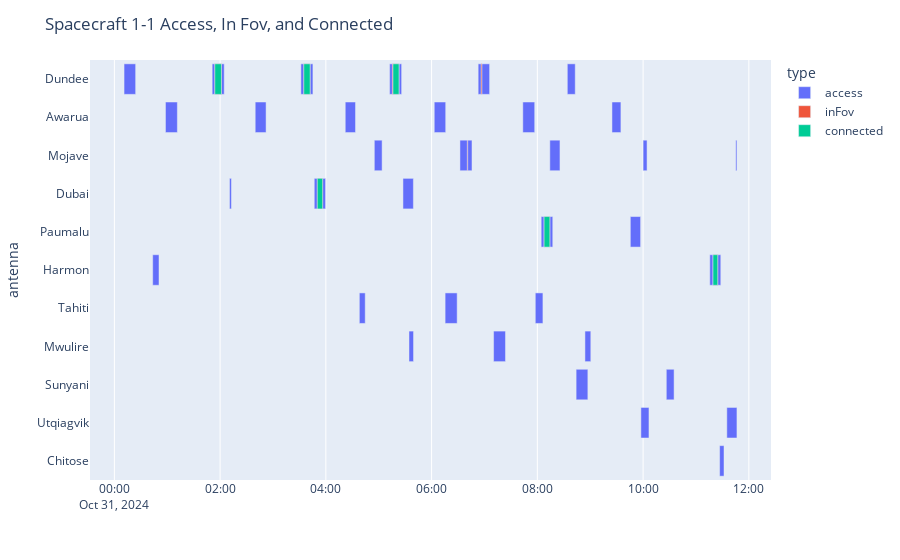
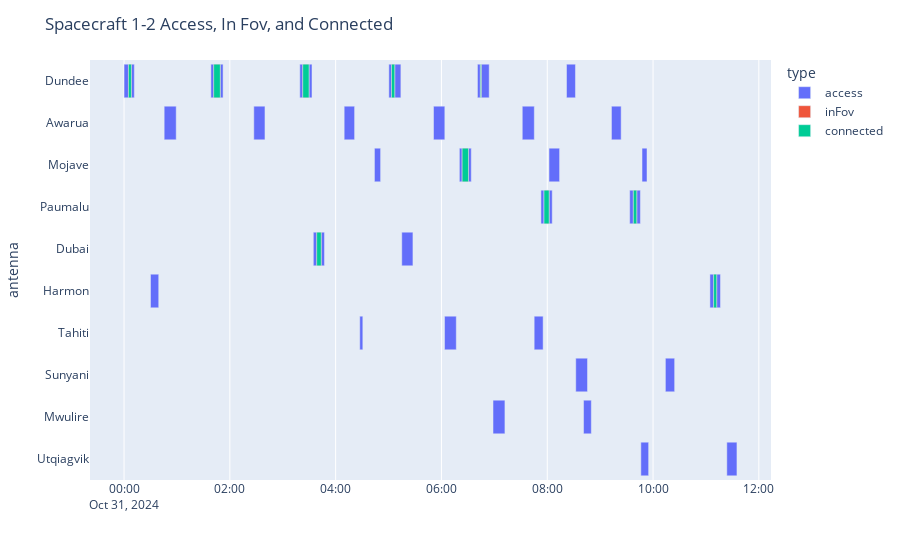
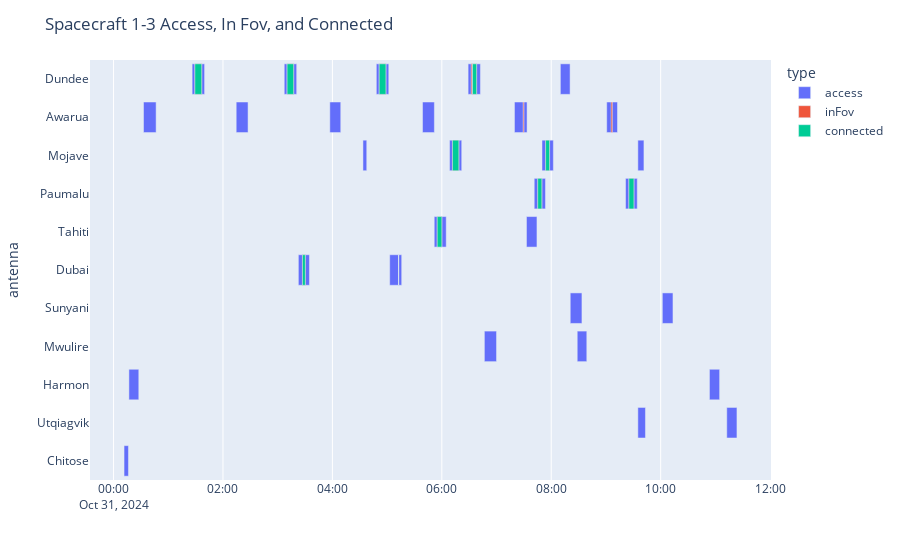
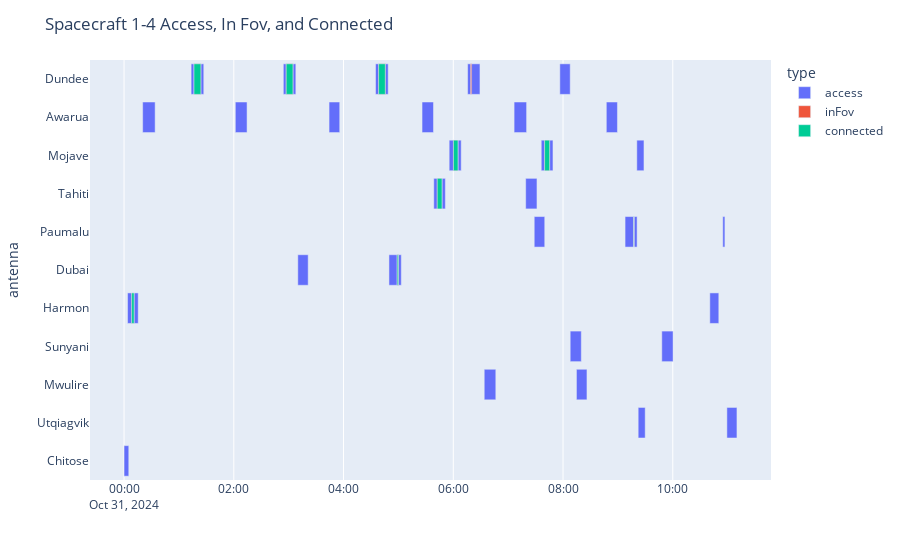

The notebook cell saved with these charts, in order:
### Markdown cell above
## Plot target-antenna availability

Here we will plot the target-antenna analytics. There are three categories of availability.

Access - This occurs when a spacecraft within line-of-sight of a particular antenna (including obscuration by an
elevation mask). This is an input to the `ContactScheduler`.

InFov - This occurs when a spacecraft is in the field of view associated with a particular antenna. In the case of this
simulation, the FoV will slew if an antenna has a scheduled contact.

Connected - This occurs when data is flowing between a spacecraft and a particular antenna.

In addition to the time series, which we plot below, there are also summary statistics (mean, max, min, number, etc.)
available for each definition of contact and gaps between contacts. For example, a target has a state variable
`accessMetrics` that will contain (among other things) the mean gap duration between access to that target. It also has
a `perCommDeviceAccessMetrics`, which contains the same statistics per antenna.

### Code cell
availability_data = target_analytics(ground_segment_results)
# This loop will create a new figure for each target
for target_name, data in availability_data.items():
    fig = px.timeline(data, x_start='start', x_end='end', y='antenna', color='type')
    fig.update_yaxes(categoryorder='total ascending')
    # set title
    fig.update_layout(title_text=f'{target_name} Access, In Fov, and Connected')
    fig.show()

### Figure 1 — Plotly figure (JSON) as saved in the notebook; plotly's stock layout.template omitted (floating-point values rounded to 4 significant figures)
{"data": [{"alignmentgroup": "True", "base": ["2024-10-31T04:55:00.000086+00:00", "2024-10-31T06:32:10.000086+00:00", "2024-10-31T08:14:10.000086+00:00", "2024-10-31T10:00:00.000086+00:00", "2024-10-31T11:45:10.000086+00:00", "2024-10-31T00:11:00.000086+00:00", "2024-10-31T01:51:00.000086+00:00", "2024-10-31T03:31:40.000086+00:00", "2024-10-31T05:12:20.000086+00:00", "2024-10-31T06:52:50.000086+00:00", "2024-10-31T08:34:00.000087+00:00", "2024-10-31T02:10:40.000086+00:00", "2024-10-31T03:46:50.000087+00:00", "2024-10-31T05:27:30.000087+00:00", "2024-10-31T05:34:20.000086+00:00", "2024-10-31T07:10:20.000086+00:00", "2024-10-31T08:54:00.000086+00:00", "2024-10-31T09:57:30.000087+00:00", "2024-10-31T11:35:00.000086+00:00", "2024-10-31T00:58:00.000086+00:00", "2024-10-31T02:39:50.000086+00:00", "2024-10-31T04:22:00.000086+00:00", "2024-10-31T06:03:00.000087+00:00", "2024-10-31T07:43:30.000086+00:00", "2024-10-31T09:24:40.000086+00:00", "2024-10-31T08:44:00.000086+00:00", "2024-10-31T10:26:20.000086+00:00", "2024-10-31T08:04:20.000086+00:00", "2024-10-31T09:45:30.000086+00:00", "2024-10-31T00:43:30.000086+00:00", "2024-10-31T11:15:40.000087+00:00", "2024-10-31T04:38:00.000086+00:00", "2024-10-31T06:15:20.000086+00:00", "2024-10-31T07:57:40.000086+00:00", "2024-10-31T11:26:50.000086+00:00"], "hovertemplate": "type=access<br>start=%{base}<br>end=%{x}<br>antenna=%{y}<extra></extra>", "legendgroup": "access", "marker": {"color": "#636efa", "pattern": {"shape": ""}}, "name": "access", "offsetgroup": "access", "orientation": "h", "showlegend": true, "textposition": "auto", "type": "bar", "x": [530000.0, 820000, 690000, 270000, 80000.0, 790000, 820000, 820000, 820000, 780000.0, 540000.0, 130000, 770000.0, 710000, 310000, 810000, 400000.0, 550000.0, 690000.0, 810000, 740000, 700000.0, 780000.0, 810000, 610000, 800000, 530000, 790000, 700000, 430000, 750000.0, 400000, 820000, 520000, 300000], "xaxis": "x", "y": ["Mojave", "Mojave", "Mojave", "Mojave", "Mojave", "Dundee", "Dundee", "Dundee", "Dundee", "Dundee", "Dundee", "Dubai", "Dubai", "Dubai", "Mwulire", "Mwulire", "Mwulire", "Utqiagvik", "Utqiagvik", "Awarua", "Awarua", "Awarua", "Awarua", "Awarua", "Awarua", "Sunyani", "Sunyani", "Paumalu", "Paumalu", "Harmon", "Harmon", "Tahiti", "Tahiti", "Tahiti", "Chitose"], "yaxis": "y"}, {"alignmentgroup": "True", "base": ["2024-10-31T06:40:30.000086+00:00", "2024-10-31T01:54:00.000086+00:00", "2024-10-31T03:35:00.000087+00:00", "2024-10-31T05:15:30.000086+00:00", "2024-10-31T06:56:10.000086+00:00", "2024-10-31T03:50:20.000086+00:00", "2024-10-31T08:07:40.000086+00:00", "2024-10-31T11:19:20.000086+00:00"], "hovertemplate": "type=inFov<br>start=%{base}<br>end=%{x}<br>antenna=%{y}<extra></extra>", "legendgroup": "inFov", "marker": {"color": "#EF553B", "pattern": {"shape": ""}}, "name": "inFov", "offsetgroup": "inFov", "orientation": "h", "showlegend": true, "textposition": "auto", "type": "bar", "x": [30000, 450000.0, 430000.0, 450000, 60000, 360000.0, 390000, 320000], "xaxis": "x", "y": ["Mojave", "Dundee", "Dundee", "Dundee", "Dundee", "Dubai", "Paumalu", "Harmon"], "yaxis": "y"}, {"alignmentgroup": "True", "base": ["2024-10-31T01:54:00.000086+00:00", "2024-10-31T03:35:00.000087+00:00", "2024-10-31T05:16:10.000086+00:00", "2024-10-31T03:50:20.000086+00:00", "2024-10-31T08:07:40.000086+00:00", "2024-10-31T11:19:20.000086+00:00"], "hovertemplate": "type=connected<br>start=%{base}<br>end=%{x}<br>antenna=%{y}<extra></extra>", "legendgroup": "connected", "marker": {"color": "#00cc96", "pattern": {"shape": ""}}, "name": "connected", "offsetgroup": "connected", "orientation": "h", "showlegend": true, "textposition": "auto", "type": "bar", "x": [450000.0, 430000.0, 410000, 360000.0, 390000, 320000], "xaxis": "x", "y": ["Dundee", "Dundee", "Dundee", "Dubai", "Paumalu", "Harmon"], "yaxis": "y"}], "layout": {"barmode": "overlay", "legend": {"title": {"text": "type"}, "tracegroupgap": 0}, "margin": {"t": 60}, "title": {"text": "Spacecraft 1-1 Access, In Fov, and Connected"}, "xaxis": {"anchor": "y", "domain": [0, 1], "type": "date"}, "yaxis": {"anchor": "x", "categoryorder": "total ascending", "domain": [0, 1], "title": {"text": "antenna"}}}}

### Figure 2 — Plotly figure (JSON) as saved in the notebook; plotly's stock layout.template omitted (floating-point values rounded to 4 significant figures)
{"data": [{"alignmentgroup": "True", "base": ["2024-10-31T04:44:00.000086+00:00", "2024-10-31T06:20:20.000086+00:00", "2024-10-31T08:02:00.000086+00:00", "2024-10-31T09:47:30.000086+00:00", "2024-10-31T00:00:00.000086+00:00", "2024-10-31T01:38:30.000086+00:00", "2024-10-31T03:19:20.000086+00:00", "2024-10-31T05:00:20.000086+00:00", "2024-10-31T06:40:50.000086+00:00", "2024-10-31T08:21:50.000086+00:00", "2024-10-31T03:34:40.000086+00:00", "2024-10-31T05:15:00.000086+00:00", "2024-10-31T06:58:30.000086+00:00", "2024-10-31T08:41:10.000087+00:00", "2024-10-31T09:46:10.000086+00:00", "2024-10-31T11:23:40.000086+00:00", "2024-10-31T00:45:30.000086+00:00", "2024-10-31T02:27:10.000086+00:00", "2024-10-31T04:09:40.000086+00:00", "2024-10-31T05:51:00.000086+00:00", "2024-10-31T07:31:40.000086+00:00", "2024-10-31T09:12:50.000086+00:00", "2024-10-31T08:32:20.000086+00:00", "2024-10-31T10:14:00.000086+00:00", "2024-10-31T07:52:50.000086+00:00", "2024-10-31T09:33:30.000086+00:00", "2024-10-31T00:30:00.000086+00:00", "2024-10-31T11:04:30.000086+00:00", "2024-10-31T04:27:20.000086+00:00", "2024-10-31T06:03:30.000086+00:00", "2024-10-31T07:45:10.000086+00:00"], "hovertemplate": "type=access<br>start=%{base}<br>end=%{x}<br>antenna=%{y}<extra></extra>", "legendgroup": "access", "marker": {"color": "#636efa", "pattern": {"shape": ""}}, "name": "access", "offsetgroup": "access", "orientation": "h", "showlegend": true, "textposition": "auto", "type": "bar", "x": [420000, 810000.0, 720000, 340000, 700000, 830000, 830000, 820000, 800000, 610000, 760000, 760000, 810000, 530000, 530000, 690000, 820000, 760000, 710000, 770000, 820000, 660000, 800000, 630000, 770000, 730000.0, 560000, 720000, 210000, 800000, 610000], "xaxis": "x", "y": ["Mojave", "Mojave", "Mojave", "Mojave", "Dundee", "Dundee", "Dundee", "Dundee", "Dundee", "Dundee", "Dubai", "Dubai", "Mwulire", "Mwulire", "Utqiagvik", "Utqiagvik", "Awarua", "Awarua", "Awarua", "Awarua", "Awarua", "Awarua", "Sunyani", "Sunyani", "Paumalu", "Paumalu", "Harmon", "Harmon", "Tahiti", "Tahiti", "Tahiti"], "yaxis": "y"}, {"alignmentgroup": "True", "base": ["2024-10-31T06:23:30.000086+00:00", "2024-10-31T00:05:00.000086+00:00", "2024-10-31T01:41:40.000086+00:00", "2024-10-31T03:22:40.000086+00:00", "2024-10-31T05:03:20.000086+00:00", "2024-10-31T06:44:10.000086+00:00", "2024-10-31T03:38:30.000086+00:00", "2024-10-31T07:56:20.000086+00:00", "2024-10-31T09:37:40.000086+00:00", "2024-10-31T11:08:40.000086+00:00"], "hovertemplate": "type=inFov<br>start=%{base}<br>end=%{x}<br>antenna=%{y}<extra></extra>", "legendgroup": "inFov", "marker": {"color": "#EF553B", "pattern": {"shape": ""}}, "name": "inFov", "offsetgroup": "inFov", "orientation": "h", "showlegend": true, "textposition": "auto", "type": "bar", "x": [430000, 200000.0, 450000, 430000, 220000, 60000, 310000, 350000, 230000.0, 210000], "xaxis": "x", "y": ["Mojave", "Dundee", "Dundee", "Dundee", "Dundee", "Dundee", "Dubai", "Paumalu", "Paumalu", "Harmon"], "yaxis": "y"}, {"alignmentgroup": "True", "base": ["2024-10-31T06:23:30.000086+00:00", "2024-10-31T00:05:00.000086+00:00", "2024-10-31T01:41:40.000086+00:00", "2024-10-31T03:22:40.000086+00:00", "2024-10-31T05:03:20.000086+00:00", "2024-10-31T06:44:10.000086+00:00", "2024-10-31T03:38:30.000086+00:00", "2024-10-31T07:56:20.000086+00:00", "2024-10-31T09:37:40.000086+00:00", "2024-10-31T11:08:40.000086+00:00"], "hovertemplate": "type=connected<br>start=%{base}<br>end=%{x}<br>antenna=%{y}<extra></extra>", "legendgroup": "connected", "marker": {"color": "#00cc96", "pattern": {"shape": ""}}, "name": "connected", "offsetgroup": "connected", "orientation": "h", "showlegend": true, "textposition": "auto", "type": "bar", "x": [430000, 200000.0, 450000, 430000, 220000, 60000, 310000, 350000, 230000.0, 210000], "xaxis": "x", "y": ["Mojave", "Dundee", "Dundee", "Dundee", "Dundee", "Dundee", "Dubai", "Paumalu", "Paumalu", "Harmon"], "yaxis": "y"}], "layout": {"barmode": "overlay", "legend": {"title": {"text": "type"}, "tracegroupgap": 0}, "margin": {"t": 60}, "title": {"text": "Spacecraft 1-2 Access, In Fov, and Connected"}, "xaxis": {"anchor": "y", "domain": [0, 1], "type": "date"}, "yaxis": {"anchor": "x", "categoryorder": "total ascending", "domain": [0, 1], "title": {"text": "antenna"}}}}

### Figure 3 — Plotly figure (JSON) as saved in the notebook; plotly's stock layout.template omitted (floating-point values rounded to 4 significant figures)
{"data": [{"alignmentgroup": "True", "base": ["2024-10-31T04:33:30.000086+00:00", "2024-10-31T06:08:30.000086+00:00", "2024-10-31T07:49:50.000086+00:00", "2024-10-31T09:35:00.000087+00:00", "2024-10-31T01:26:10.000086+00:00", "2024-10-31T03:07:10.000087+00:00", "2024-10-31T04:48:10.000086+00:00", "2024-10-31T06:28:50.000086+00:00", "2024-10-31T08:10:00.000086+00:00", "2024-10-31T03:22:40.000086+00:00", "2024-10-31T05:02:50.000086+00:00", "2024-10-31T06:46:40.000086+00:00", "2024-10-31T08:28:30.000086+00:00", "2024-10-31T09:35:00.000087+00:00", "2024-10-31T11:12:30.000086+00:00", "2024-10-31T00:32:50.000086+00:00", "2024-10-31T02:14:30.000087+00:00", "2024-10-31T03:57:10.000086+00:00", "2024-10-31T05:38:50.000086+00:00", "2024-10-31T07:19:40.000086+00:00", "2024-10-31T09:00:50.000086+00:00", "2024-10-31T08:20:50.000086+00:00", "2024-10-31T10:01:50.000086+00:00", "2024-10-31T07:41:20.000087+00:00", "2024-10-31T09:21:30.000086+00:00", "2024-10-31T00:16:50.000086+00:00", "2024-10-31T10:53:30.000086+00:00", "2024-10-31T05:51:40.000086+00:00", "2024-10-31T07:32:50.000086+00:00", "2024-10-31T00:11:30.000086+00:00"], "hovertemplate": "type=access<br>start=%{base}<br>end=%{x}<br>antenna=%{y}<extra></extra>", "legendgroup": "access", "marker": {"color": "#636efa", "pattern": {"shape": ""}}, "name": "access", "offsetgroup": "access", "orientation": "h", "showlegend": true, "textposition": "auto", "type": "bar", "x": [250000, 800000, 750000, 400000.0, 820000, 820000, 820000, 810000, 640000, 730000, 790000, 800000, 630000, 500000, 670000, 830000, 780000, 720000, 780000, 830000, 710000, 770000, 700000.0, 740000.0, 770000, 650000, 670000, 790000.0, 690000, 290000], "xaxis": "x", "y": ["Mojave", "Mojave", "Mojave", "Mojave", "Dundee", "Dundee", "Dundee", "Dundee", "Dundee", "Dubai", "Dubai", "Mwulire", "Mwulire", "Utqiagvik", "Utqiagvik", "Awarua", "Awarua", "Awarua", "Awarua", "Awarua", "Awarua", "Sunyani", "Sunyani", "Paumalu", "Paumalu", "Harmon", "Harmon", "Tahiti", "Tahiti", "Chitose"], "yaxis": "y"}, {"alignmentgroup": "True", "base": ["2024-10-31T06:11:40.000086+00:00", "2024-10-31T07:53:50.000086+00:00", "2024-10-31T01:29:10.000086+00:00", "2024-10-31T03:10:20.000086+00:00", "2024-10-31T04:51:20.000086+00:00", "2024-10-31T06:32:10.000086+00:00", "2024-10-31T06:33:40.000086+00:00", "2024-10-31T03:27:10.000086+00:00", "2024-10-31T05:12:30.000086+00:00", "2024-10-31T07:29:10.000086+00:00", "2024-10-31T09:05:40.000086+00:00", "2024-10-31T07:45:10.000086+00:00", "2024-10-31T09:25:10.000086+00:00", "2024-10-31T05:55:00.000086+00:00"], "hovertemplate": "type=inFov<br>start=%{base}<br>end=%{x}<br>antenna=%{y}<extra></extra>", "legendgroup": "inFov", "marker": {"color": "#EF553B", "pattern": {"shape": ""}}, "name": "inFov", "offsetgroup": "inFov", "orientation": "h", "showlegend": true, "textposition": "auto", "type": "bar", "x": [420000, 260000, 450000, 430000, 440000, 70000, 270000, 190000, 10000, 60000, 90000.0, 270000, 330000, 300000], "xaxis": "x", "y": ["Mojave", "Mojave", "Dundee", "Dundee", "Dundee", "Dundee", "Dundee", "Dubai", "Dubai", "Awarua", "Awarua", "Paumalu", "Paumalu", "Tahiti"], "yaxis": "y"}, {"alignmentgroup": "True", "base": ["2024-10-31T06:11:40.000086+00:00", "2024-10-31T07:53:50.000086+00:00", "2024-10-31T01:29:10.000086+00:00", "2024-10-31T03:10:20.000086+00:00", "2024-10-31T04:51:20.000086+00:00", "2024-10-31T06:33:40.000086+00:00", "2024-10-31T03:27:10.000086+00:00", "2024-10-31T05:12:30.000086+00:00", "2024-10-31T07:45:10.000086+00:00", "2024-10-31T09:25:10.000086+00:00", "2024-10-31T05:55:00.000086+00:00"], "hovertemplate": "type=connected<br>start=%{base}<br>end=%{x}<br>antenna=%{y}<extra></extra>", "legendgroup": "connected", "marker": {"color": "#00cc96", "pattern": {"shape": ""}}, "name": "connected", "offsetgroup": "connected", "orientation": "h", "showlegend": true, "textposition": "auto", "type": "bar", "x": [420000, 260000, 450000, 430000, 440000, 270000, 190000, 10000, 270000, 330000, 300000], "xaxis": "x", "y": ["Mojave", "Mojave", "Dundee", "Dundee", "Dundee", "Dundee", "Dubai", "Dubai", "Paumalu", "Paumalu", "Tahiti"], "yaxis": "y"}], "layout": {"barmode": "overlay", "legend": {"title": {"text": "type"}, "tracegroupgap": 0}, "margin": {"t": 60}, "title": {"text": "Spacecraft 1-3 Access, In Fov, and Connected"}, "xaxis": {"anchor": "y", "domain": [0, 1], "type": "date"}, "yaxis": {"anchor": "x", "categoryorder": "total ascending", "domain": [0, 1], "title": {"text": "antenna"}}}}

### Figure 4 — Plotly figure (JSON) as saved in the notebook; plotly's stock layout.template omitted (floating-point values rounded to 4 significant figures)
{"data": [{"alignmentgroup": "True", "base": ["2024-10-31T05:55:30.000086+00:00", "2024-10-31T07:36:10.000086+00:00", "2024-10-31T09:20:40.000086+00:00", "2024-10-31T01:13:20.000086+00:00", "2024-10-31T02:54:10.000087+00:00", "2024-10-31T04:35:00.000086+00:00", "2024-10-31T06:15:40.000086+00:00", "2024-10-31T07:56:30.000086+00:00", "2024-10-31T03:10:00.000086+00:00", "2024-10-31T04:49:40.000086+00:00", "2024-10-31T06:33:50.000087+00:00", "2024-10-31T08:14:40.000086+00:00", "2024-10-31T09:22:10.000086+00:00", "2024-10-31T10:59:10.000086+00:00", "2024-10-31T00:20:20.000086+00:00", "2024-10-31T02:01:40.000086+00:00", "2024-10-31T03:44:10.000086+00:00", "2024-10-31T05:25:50.000086+00:00", "2024-10-31T07:06:30.000086+00:00", "2024-10-31T08:47:20.000086+00:00", "2024-10-31T08:07:50.000086+00:00", "2024-10-31T09:48:00.000087+00:00", "2024-10-31T07:28:30.000086+00:00", "2024-10-31T09:07:50.000086+00:00", "2024-10-31T10:54:40.000086+00:00", "2024-10-31T00:03:50.000086+00:00", "2024-10-31T10:40:30.000086+00:00", "2024-10-31T05:38:40.000086+00:00", "2024-10-31T07:19:10.000086+00:00", "2024-10-31T00:00:00.000086+00:00"], "hovertemplate": "type=access<br>start=%{base}<br>end=%{x}<br>antenna=%{y}<extra></extra>", "legendgroup": "access", "marker": {"color": "#636efa", "pattern": {"shape": ""}}, "name": "access", "offsetgroup": "access", "orientation": "h", "showlegend": true, "textposition": "auto", "type": "bar", "x": [790000, 770000.0, 470000.0, 830000, 820000.0, 830000, 810000, 680000, 680000, 810000, 760000.0, 690000, 460000, 660000, 820000, 770000.0, 700000, 750000, 820000, 730000.0, 730000, 740000.0, 690000, 790000, 140000, 700000.0, 590000, 760000, 740000, 310000], "xaxis": "x", "y": ["Mojave", "Mojave", "Mojave", "Dundee", "Dundee", "Dundee", "Dundee", "Dundee", "Dubai", "Dubai", "Mwulire", "Mwulire", "Utqiagvik", "Utqiagvik", "Awarua", "Awarua", "Awarua", "Awarua", "Awarua", "Awarua", "Sunyani", "Sunyani", "Paumalu", "Paumalu", "Paumalu", "Harmon", "Harmon", "Tahiti", "Tahiti", "Chitose"], "yaxis": "y"}, {"alignmentgroup": "True", "base": ["2024-10-31T06:00:10.000086+00:00", "2024-10-31T07:39:50.000086+00:00", "2024-10-31T01:16:30.000087+00:00", "2024-10-31T02:57:20.000086+00:00", "2024-10-31T04:38:20.000087+00:00", "2024-10-31T06:18:50.000086+00:00", "2024-10-31T04:58:40.000086+00:00", "2024-10-31T09:17:20.000086+00:00", "2024-10-31T00:08:20.000087+00:00", "2024-10-31T05:42:30.000086+00:00"], "hovertemplate": "type=inFov<br>start=%{base}<br>end=%{x}<br>antenna=%{y}<extra></extra>", "legendgroup": "inFov", "marker": {"color": "#EF553B", "pattern": {"shape": ""}}, "name": "inFov", "offsetgroup": "inFov", "orientation": "h", "showlegend": true, "textposition": "auto", "type": "bar", "x": [300000, 330000, 450000.0, 440000, 440000.0, 70000, 80000, 20000, 160000.0, 310000.0], "xaxis": "x", "y": ["Mojave", "Mojave", "Dundee", "Dundee", "Dundee", "Dundee", "Dubai", "Paumalu", "Harmon", "Tahiti"], "yaxis": "y"}, {"alignmentgroup": "True", "base": ["2024-10-31T06:00:10.000086+00:00", "2024-10-31T07:39:50.000086+00:00", "2024-10-31T01:16:30.000087+00:00", "2024-10-31T02:57:20.000086+00:00", "2024-10-31T04:38:20.000087+00:00", "2024-10-31T04:58:40.000086+00:00", "2024-10-31T09:17:20.000086+00:00", "2024-10-31T00:08:20.000087+00:00", "2024-10-31T05:42:30.000086+00:00"], "hovertemplate": "type=connected<br>start=%{base}<br>end=%{x}<br>antenna=%{y}<extra></extra>", "legendgroup": "connected", "marker": {"color": "#00cc96", "pattern": {"shape": ""}}, "name": "connected", "offsetgroup": "connected", "orientation": "h", "showlegend": true, "textposition": "auto", "type": "bar", "x": [300000, 330000, 450000.0, 440000, 440000.0, 80000, 20000, 160000.0, 310000.0], "xaxis": "x", "y": ["Mojave", "Mojave", "Dundee", "Dundee", "Dundee", "Dubai", "Paumalu", "Harmon", "Tahiti"], "yaxis": "y"}], "layout": {"barmode": "overlay", "legend": {"title": {"text": "type"}, "tracegroupgap": 0}, "margin": {"t": 60}, "title": {"text": "Spacecraft 1-4 Access, In Fov, and Connected"}, "xaxis": {"anchor": "y", "domain": [0, 1], "type": "date"}, "yaxis": {"anchor": "x", "categoryorder": "total ascending", "domain": [0, 1], "title": {"text": "antenna"}}}}
